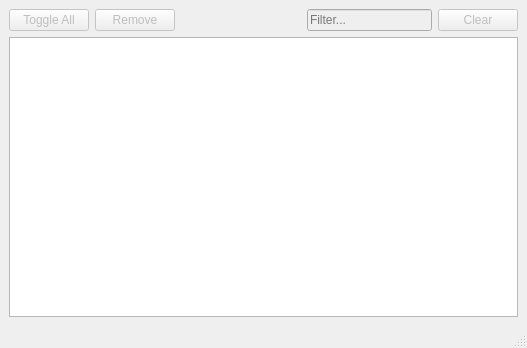
<?xml version="1.0" encoding="UTF-8"?>
<ui version="4.0">
 <class>Head</class>
 <widget class="QMainWindow" name="Head">
  <property name="geometry">
   <rect>
    <x>0</x>
    <y>0</y>
    <width>527</width>
    <height>348</height>
   </rect>
  </property>
  <property name="windowTitle">
   <string>Sword Client</string>
  </property>
  <property name="windowIcon">
   <iconset resource="../../applications/cloud_client/main.qrc">
    <normaloff>:/logo32x32.png</normaloff>:/logo32x32.png</iconset>
  </property>
  <widget class="QWidget" name="central">
   <layout class="QVBoxLayout" name="verticalLayout">
    <item>
     <widget class="QFrame" name="edit_controls">
      <property name="enabled">
       <bool>false</bool>
      </property>
      <property name="frameShape">
       <enum>QFrame::NoFrame</enum>
      </property>
      <property name="frameShadow">
       <enum>QFrame::Plain</enum>
      </property>
      <layout class="QHBoxLayout">
       <property name="margin">
        <number>0</number>
       </property>
       <item>
        <widget class="QPushButton" name="toggle_items">
         <property name="text">
          <string>Toggle All</string>
         </property>
         <property name="icon">
          <iconset resource="../../applications/cloud_client/main.qrc">
           <normaloff>:/go-down.png</normaloff>:/go-down.png</iconset>
         </property>
         <property name="iconSize">
          <size>
           <width>22</width>
           <height>22</height>
          </size>
         </property>
         <property name="checked">
          <bool>false</bool>
         </property>
        </widget>
       </item>
       <item>
        <widget class="QPushButton" name="remove_items">
         <property name="toolTip">
          <string>Remove Selection</string>
         </property>
         <property name="text">
          <string>Remove</string>
         </property>
         <property name="icon">
          <iconset resource="../../applications/cloud_client/main.qrc">
           <normaloff>:/edit-delete.png</normaloff>:/edit-delete.png</iconset>
         </property>
         <property name="iconSize">
          <size>
           <width>22</width>
           <height>22</height>
          </size>
         </property>
        </widget>
       </item>
       <item>
        <spacer name="horizontalSpacer">
         <property name="orientation">
          <enum>Qt::Horizontal</enum>
         </property>
         <property name="sizeHint" stdset="0">
          <size>
           <width>120</width>
           <height>20</height>
          </size>
         </property>
        </spacer>
       </item>
       <item>
        <widget class="QLineEdit" name="filter">
         <property name="minimumSize">
          <size>
           <width>0</width>
           <height>22</height>
          </size>
         </property>
         <property name="placeholderText">
          <string>Filter...</string>
         </property>
        </widget>
       </item>
       <item>
        <widget class="QPushButton" name="clear_filter">
         <property name="toolTip">
          <string>Clear Filter</string>
         </property>
         <property name="text">
          <string>Clear</string>
         </property>
         <property name="icon">
          <iconset resource="../../applications/cloud_client/main.qrc">
           <normaloff>:/edit-clear.png</normaloff>:/edit-clear.png</iconset>
         </property>
         <property name="iconSize">
          <size>
           <width>22</width>
           <height>22</height>
          </size>
         </property>
        </widget>
       </item>
      </layout>
     </widget>
    </item>
    <item>
     <widget class="QTreeView" name="items">
      <property name="alternatingRowColors">
       <bool>true</bool>
      </property>
      <property name="rootIsDecorated">
       <bool>false</bool>
      </property>
      <property name="uniformRowHeights">
       <bool>true</bool>
      </property>
      <property name="sortingEnabled">
       <bool>true</bool>
      </property>
      <property name="animated">
       <bool>true</bool>
      </property>
      <property name="allColumnsShowFocus">
       <bool>true</bool>
      </property>
     </widget>
    </item>
   </layout>
  </widget>
  <widget class="QMenuBar" name="menu">
   <property name="geometry">
    <rect>
     <x>0</x>
     <y>0</y>
     <width>527</width>
     <height>21</height>
    </rect>
   </property>
  </widget>
  <widget class="QStatusBar" name="status"/>
 </widget>
 <resources>
  <include location="../../applications/cloud_client/main.qrc"/>
 </resources>
 <connections/>
</ui>
